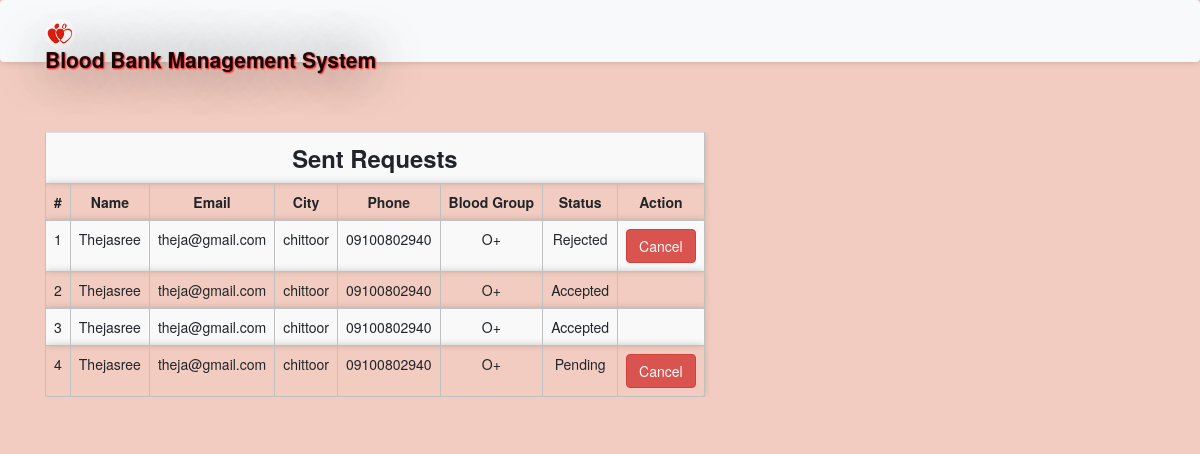
Page /sentrequestd.php (signed in) on the committed database.
### tables this page shows
CREATE TABLE IF NOT EXISTS `blooddonate` (
  `donoid` int(11) NOT NULL AUTO_INCREMENT,
  `rid` int(11) NOT NULL,
  `hid` int(11) NOT NULL,
  `bg` varchar(11) NOT NULL,
  `status` varchar(100) NOT NULL DEFAULT 'Pending',
  PRIMARY KEY (`donoid`),
  KEY `rid` (`rid`)
);

CREATE TABLE IF NOT EXISTS `receivers` (
  `id` int(11) NOT NULL AUTO_INCREMENT,
  `rname` varchar(100) NOT NULL,
  `remail` varchar(100) NOT NULL,
  `rpassword` varchar(100) NOT NULL,
  `rphone` varchar(100) NOT NULL,
  `rbg` varchar(10) NOT NULL,
  `rcity` varchar(100) NOT NULL,
  PRIMARY KEY (`id`)
);

### message.php (called while the page is built, shortened)
<?php $counter=0; if(isset($_GET['msg'])) { ?>
	<div class="col-5 alert alert alert-success alert-dismissible fade show card" id="message">
		<button type="button" class="close" data-dismiss="alert" title="close">&times;</button><?php echo $_GET['msg'];?>
	</div>
<?php }?>

### sentrequestd.php (the view, shortened to what this page needs)
<?php
require 'file/connection.php';
  if(!isset($_SESSION['hid']))
  {
  header('location:login.php');
  }
  else {
    $hid = $_SESSION['hid'];
    $sql = "SELECT blooddonate.*, receivers.* from blooddonate, receivers where hid='$hid' && blooddonate.rid=receivers.id";
    $result = mysqli_query($conn, $sql);
?>
<!DOCTYPE html>
<html>
<?php require 'head.php'; ?>
<body>
	<?php require 'header2.php'; ?>
	<div class="container cont">
		<?php require 'message.php'; ?>
	<table class="table table-responsive table-striped rounded mb-5">
		<tr><th colspan="8" class="title">Sent requests</th></tr>
		<tr>
			<th>#</th>
			<th>Name</th>
			<th>Email</th>
			<th>City</th>
			<th>Phone</th>
			<th>Blood Group</th>
			<th>Status</th>
			<th>Action</th>
		</tr>
		<?php while($row = mysqli_fetch_array($result)) { ?>
		<tr>
			<td><?php echo ++$counter;?></td>
			<td><?php echo $row['rname'];?></td>
			<td><?php echo $row['remail'];?></td>
			<td><?php echo $row['rcity'];?></td>
			<td><?php echo $row['rphone'];?></td>
			<td><?php echo $row['bg'];?></td>
			<td><?php echo $row['status'];?></td>
			<td><?php if($row['status'] == 'Accepted'){ ?>
			<?php }
			else{ ?>
				<a href="file/canceld.php?donoid=<?php echo $row['donoid'];?>" class="btn btn-danger">Cancel</a>
			<?php } ?>
			</td>
		</tr>
		<?php } ?>
	</table>
</div>
</body>
</html>
<?php } ?>

### css/style.css (style rules this page uses)
.cont { padding-top: 40px; text-align: justify; font-size: 1em; }
.card ,nav, .footer,tr,video { border-radius: 3px; transition: all 200ms ease-out; box-shadow: 0px 0px 7px rgba(0, 0, 0, 0.2); }
tr,th,td { border:0.1px solid silver; text-align: center; }
.title { font-weight: bold; font-size: 1.7em; text-transform: capitalize; text-align: center; }
a:link { text-decoration: none; }

### sentrequestd.php (style rules this page uses)
body { background: url(image/p4.jpg) no-repeat center; background-size: cover; min-height: 0; height: 650px; }

### rows in the picture
blooddonate: receivers.rname "Thejasree", receivers.remail "theja@gmail.com", receivers.rcity "chittoor", receivers.rphone "09100802940", bg "O+", status "Rejected"
blooddonate: receivers.rname "Thejasree", receivers.remail "theja@gmail.com", receivers.rcity "chittoor", receivers.rphone "09100802940", bg "O+", status "Accepted"
blooddonate: receivers.rname "Thejasree", receivers.remail "theja@gmail.com", receivers.rcity "chittoor", receivers.rphone "09100802940", bg "O+", status "Accepted"
blooddonate: receivers.rname "Thejasree", receivers.remail "theja@gmail.com", receivers.rcity "chittoor", receivers.rphone "09100802940", bg "O+", status "Pending"
